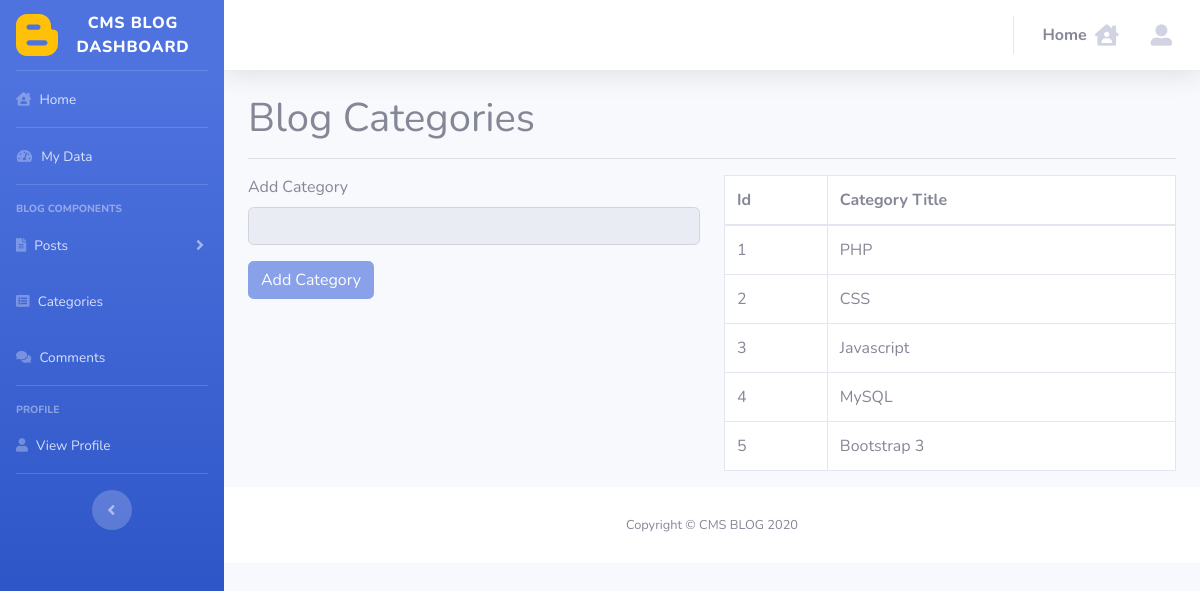
The app's page /admin/categories.php with its own data.
### tables this page shows
CREATE TABLE `categories` (
  `cat_id` int NOT NULL,
  `user_id` int NOT NULL,
  `cat_title` varchar(255) NOT NULL
);

### admin/functions.php (the view, shortened to what this page needs)
<?php
    function findAllCategories()
    {
        global $connection;
        $categories = "SELECT * FROM categories";
        $categories_result = mysqli_query($connection, $categories);
        $counter=1;
        while($row = mysqli_fetch_assoc($categories_result))
        {
            $cat_title = $row['cat_title'];
            echo "<tr>";
            echo "<td>{$counter}</td>";
            echo "<td>{$cat_title}</td>";
            ?>
            <?php
            $counter++;
        }
    }
?>

### records on screen
categories: cat_title "PHP"
categories: cat_title "CSS"
categories: cat_title "Javascript"
categories: cat_title "MySQL"
categories: cat_title "Bootstrap 3"
